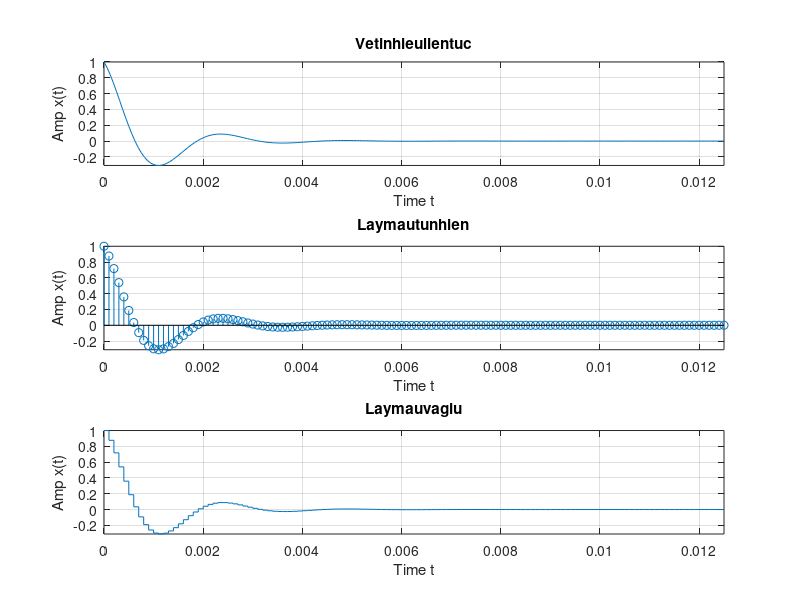

This figure's MATLAB source:
function P1
clc;clear all;close all;
f = 400;
T = 1/f ; 
fs = 10000 ; %tansolaymau
Ts = 1/fs ; %chukylaymau
phase = 0 ; %phabandau
t=linspace(0,5*T,200);
xt = exp(-1000*t).*cos(2*pi*f*t + phase) ;
ts=0:Ts:5*T; % sampling time
xts = exp(-1000*ts).*cos(2*pi*f*ts + phase);
%vetinhieulientuc
subplot(311);
plot(t,xt);
axis([0 5/400 min(xt) max(xt)]); grid ; 
xlabel('Time t');
ylabel('Amp x(t)');
title('Vetinhieulientuc');
%Laymautunhien
subplot(312) ;
stem(ts,xts);
axis([0 5/400 min(xts) max(xts)]) ; grid ; 
xlabel('Time t');
ylabel('Amp x(t)');
title('Laymautunhien');
%Laymauvagiu
subplot(313);
stairs(ts,xts);
axis([0 5/400 min(xts) max(xts)]) ;  grid ;
xlabel('Time t');
ylabel('Amp x(t)');
title('Laymauvagiu');
end 